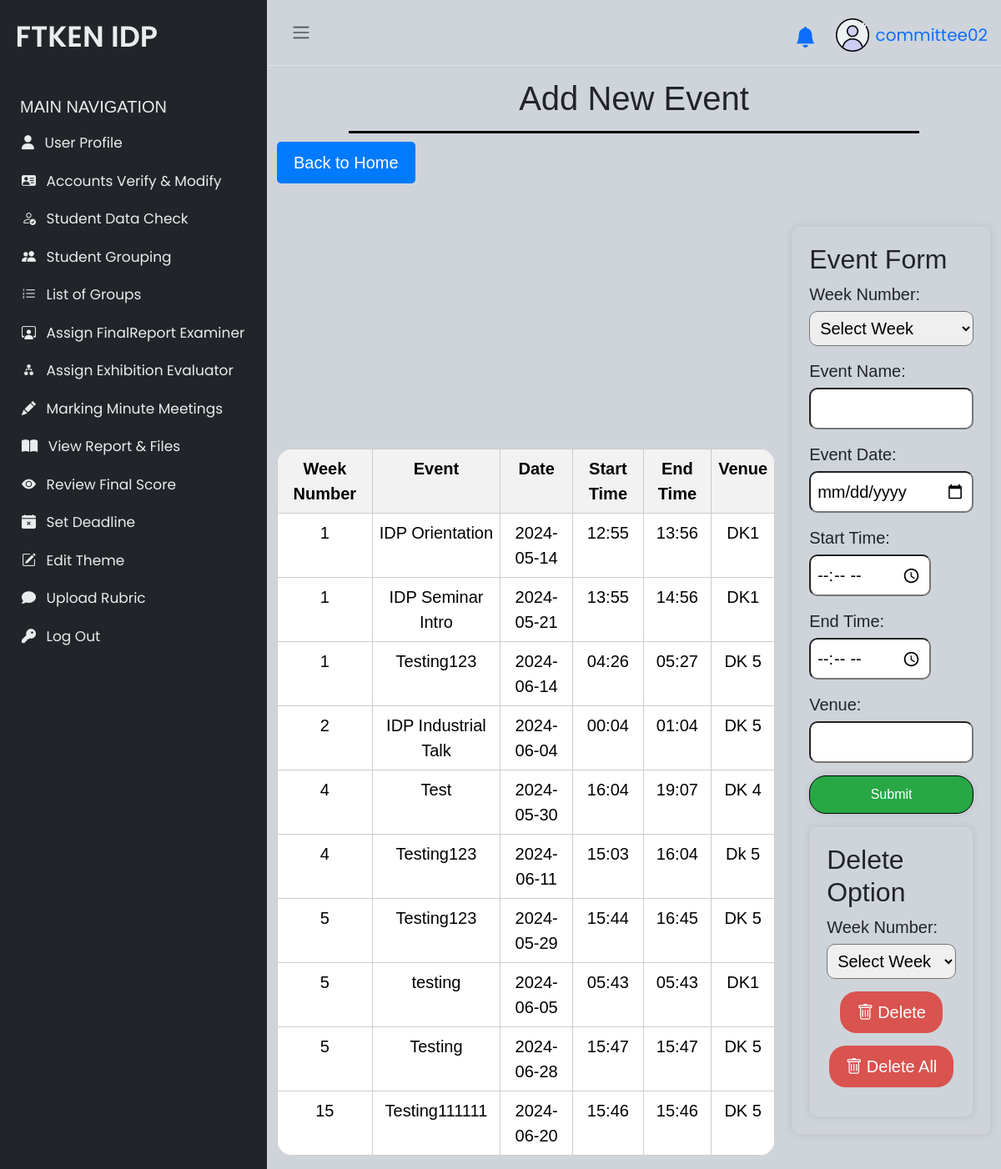
The page /committee/addEvent.php (signed in) on the database its author committed.
### tables this page shows
CREATE TABLE `event` (
  `eventid` int(11) NOT NULL,
  `weekNo` int(11) NOT NULL,
  `event` text NOT NULL,
  `date` text NOT NULL,
  `startTime` text NOT NULL,
  `endTime` text NOT NULL,
  `venue` text NOT NULL
);

### committee/addEvent.php (the view, shortened to what this page needs)
<!DOCTYPE html>
<html lang="en">
<?php
include './sidebarComm.php';
$sql = "SELECT * FROM event ORDER BY weekNo ASC, date ASC";
$resultWeek = mysqli_query($conn, $sql);
?>
<!DOCTYPE html>
<html lang="en">
<head>
    <link rel="stylesheet" href="https://cdnjs.cloudflare.com/ajax/libs/bootstrap-icons/1.7.0/font/bootstrap-icons.css">
</head>
<body>
    <main class="container">
        <h1 class="title-container">Add New Event</h1>
        <button class="back-button" type="button" onclick="window.location.href='./home.php'">Back to Home</button>
        <div class="grid-container">
            <div class="table-container">
                <table class="table mt-2">
                    <tr>
                        <th>Week Number</th>
                        <th>Event</th>
                        <th>Date</th>
                        <th>Start Time</th>
                        <th>End Time</th>
                        <th>Venue</th>
                    </tr>
                    <?php
                    if ($resultWeek) {
                        while ($row = mysqli_fetch_assoc($resultWeek)) {
                            echo "<tr>";
                            echo "<td>" . $row['weekNo'] . "</td>";
                            echo "<td>" . $row['event'] . "</td>";
                            echo "<td>" . $row['date'] . "</td>";
                            echo "<td>" . $row['startTime'] . "</td>";
                            echo "<td>" . $row['endTime'] . "</td>";
                            echo "<td>" . $row['venue'] . "</td>";
                            echo "</tr>";
                        }
                    } else {
                        echo "No record found";
                    }
                    ?>
                </table>
            </div>
            <div class="form-container">
                <h2>Event Form</h2>
                <form id="eventForm" method="post" action="<?php echo $_SERVER['PHP_SELF'] ?>">
                    <div class="form-group">
                        <label for="weekNumber">Week Number:</label>
                        <select id="weekNumber" name="weekNumber" required>
                            <option value="">Select Week</option>
                        </select>
                    </div>
                    <div class="form-group">
                        <label for="eventName">Event Name:</label>
                        <input type="text" id="eventName" name="eventName" required>
                    </div>
                    <div class="form-group">
                        <label for="eventDate">Event Date:</label>
                        <input type="date" id="eventDate" name="eventDate" required>
                    </div>
                    <div class="form-group">
                        <label for="startTime">Start Time:</label>
                        <input type="time" type="text" id="startTime" name="startTime" required>
                    </div>
                    <div class="form-group">
                        <label for="endTime">End Time:</label>
                        <input type="time" type="text" id="endTime" name="endTime" required>
                    </div>
                    <div class="form-group">
                        <label for="venue">Venue:</label>
                        <input type="text" id="venue" name="venue" required>
                    </div>
                    <div class="form-group submit-button">
                        <input type="submit" value="Submit" name="submit">
                    </div>
                </form>
                <div class="form-container">
                    <h2 class="">Delete Option</h2>
                    <form id="deleteForm" action="<?php echo $_SERVER['PHP_SELF'] ?>" method="post">
                        <div class="form-group">
                            <label for="weekNumber">Week Number:</label>
                            <select id="weekNumber" name="weekNumber">
                                <option value="">Select Week</option>
                            </select>
                        </div>
                        <div class="form-group submit-button">
                            <button type="submit" class="delete-button" name="delete">
                                <i class="bi bi-trash"></i> Delete
                            </button>
                        </div>
                        <div class="form-group submit-button">
                            <button type="submit" class="delete-button"
                                onclick="return confirm('Are you sure to DELETE ALL events')" name="deleteAll">
                                <i class="bi bi-trash"></i> Delete All
                            </button>
                        </div>
                    </form>
                </div>
            </div>
        </div>
    </main>
</body>
</html>

### committee/sidebarComm.php (style rules this page uses)
body { font-family: 'Poppins', sans-serif; font-size: 20px; opacity: 1; overflow-y: scroll; margin: 0; }
.title-container { border-bottom: 3px solid black; width: 80%; text-align: center; margin: 0 auto; display: flex; align-items: center; justify-content: center; box-sizing: border-box; padding: 15px 0; }

### committee/addEvent.php (style rules this page uses)
body { font-family: Arial, sans-serif; }
h1 { border-bottom: 3px solid black; text-align: center; margin-top: 10px; }
.title-container { border-bottom: 3px solid black; }
.container { align-items: center; }
.grid-container { display: grid; grid-template-columns: 2.5fr 1fr; gap: 20px; }
.form-container { max-width: 500px; width: 100%; margin: auto; padding: 20px; border: 1px solid #ccc; border-radius: 10px; box-shadow: 0 0 10px rgba(0, 0, 0, 0.1); }
.form-group { margin-bottom: 15px; }
.form-group label { display: block; margin-bottom: 5px; }
.form-group input, .form-group select { width: 100%; padding: 8px; box-sizing: border-box; border-radius: 10px; }
.form-group input[type="time"] { width: auto; }
.submit-button { display: flex; justify-content: center; }
.submit-button input { padding: 10px 20px; background-color: #28a745;; box-shadow: 0 0 10px rgba(0, 0, 0, 0.1); border: 1px solid black; border-radius: 20px; color: white; cursor: pointer; font-size: 16px; }
.table-container { width: 100%; max-width: 1200px; margin-left: auto; margin-right: auto; overflow-x: auto; }
.table { width: 100%; border-collapse: collapse; border-radius: 20px; overflow: hidden; }
.table th, .table td { border: 1px solid #ccc; padding: 8px; text-align: center; }
.table th { background-color: #f2f2f2; }
.delete-button { background-color: #d9534f; color: white; border: none; border-radius: 20px; padding: 10px 20px; cursor: pointer; display: flex; align-items: center; justify-content: center; }
.delete-button i { margin-right: 5px; }
.back-button { background-color: #007bff; color: white; border: none; padding: 10px 20px; border-radius: 5px; text-align: center; cursor: pointer; justify-content: center; margin: 10px auto; }

### rows shown on the page
event: weekNo "1", event "IDP Orientation", date "2024-05-14", startTime "12:55", endTime "13:56", venue "DK1"
event: weekNo "1", event "IDP Seminar Intro", date "2024-05-21", startTime "13:55", endTime "14:56", venue "DK1"
event: weekNo "1", event "Testing123", date "2024-06-14", startTime "04:26", endTime "05:27", venue "DK 5"
event: weekNo "2", event "IDP Industrial Talk", date "2024-06-04", startTime "00:04", endTime "01:04", venue "DK 5"
event: weekNo "4", event "Test", date "2024-05-30", startTime "16:04", endTime "19:07", venue "DK 4"
event: weekNo "4", event "Testing123", date "2024-06-11", startTime "15:03", endTime "16:04", venue "Dk 5"
event: weekNo "5", event "Testing123", date "2024-05-29", startTime "15:44", endTime "16:45", venue "DK 5"
event: weekNo "5", event "testing", date "2024-06-05", startTime "05:43", endTime "05:43", venue "DK1"
event: weekNo "5", event "Testing", date "2024-06-28", startTime "15:47", endTime "15:47", venue "DK 5"
event: weekNo "15", event "Testing111111", date "2024-06-20", startTime "15:46", endTime "15:46", venue "DK 5"

### other values the page prints
$_SESSION['username'] "committee02"
